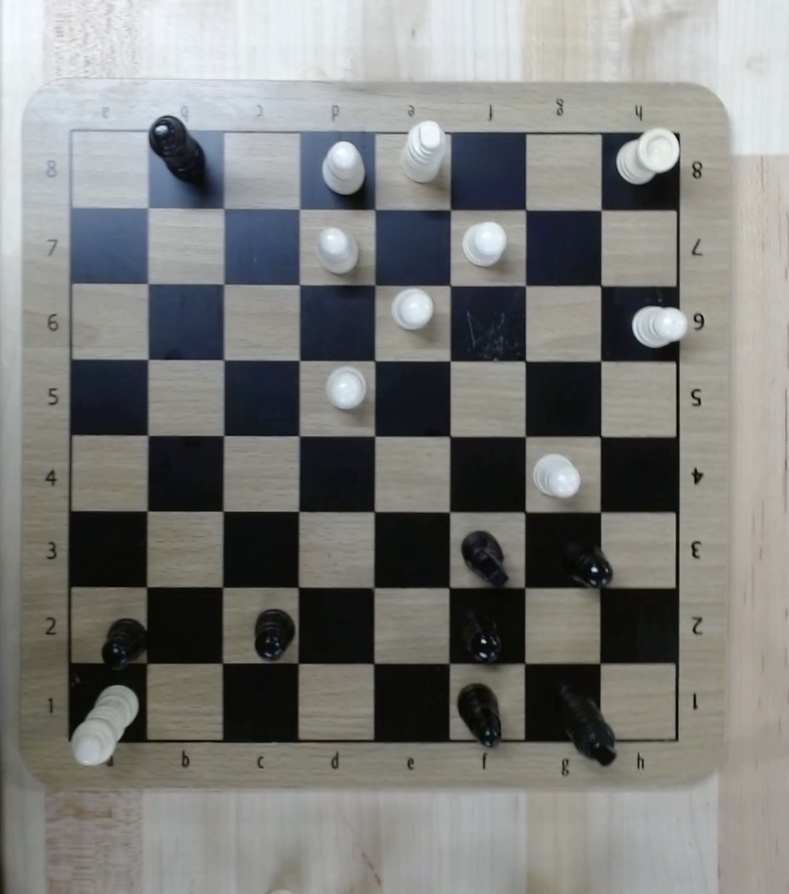
#> input picture legacy/ComputerVision/test_data/5.jpg, 789 x 894 px, shrunk from 1296 x 1468 before the run, found by its file name
$ python find_board.py
#> lines starting #> are read from the running program, lines starting #| are printed output that depends on the picture; after the words box and inside, x2 and y2 are one past the last pixel; in counts of white or black regions, pixels touching at a corner belong together
#> in main, img is the input picture: shape (894, 789, 3); mean B, G, R 122.4, 124.8, 124.1
import cv2
import sys
import numpy as np


def flood_fill(mask):
    # Define a seed point for the flood fill algorithm
    h, w = mask.shape[:2]
    seed_point = (10, 10)

    # Define the fill value and tolerance for the flood fill algorithm
    fill_value = 255
    tolerance = 15

    # Perform the flood fill algorithm
    mask = cv2.floodFill(mask, None, seed_point, fill_value, loDiff=tolerance, upDiff=tolerance)[1]


def blur_color_range(img):
    # Convert the image from RGB to HSV color space
    hsv = cv2.cvtColor(img, cv2.COLOR_BGR2HSV)
#> hsv: shape (894, 789, 3); mean H, S, V 54.4, 32, 128.7

    # Define the range of brown color in the HSV color space
    lower_brown = np.array([0, 0, 0])
    upper_brown = np.array([100, 200, 200])

    # Threshold the HSV image to get only brown colors
    mask = cv2.inRange(hsv, lower_brown, upper_brown)
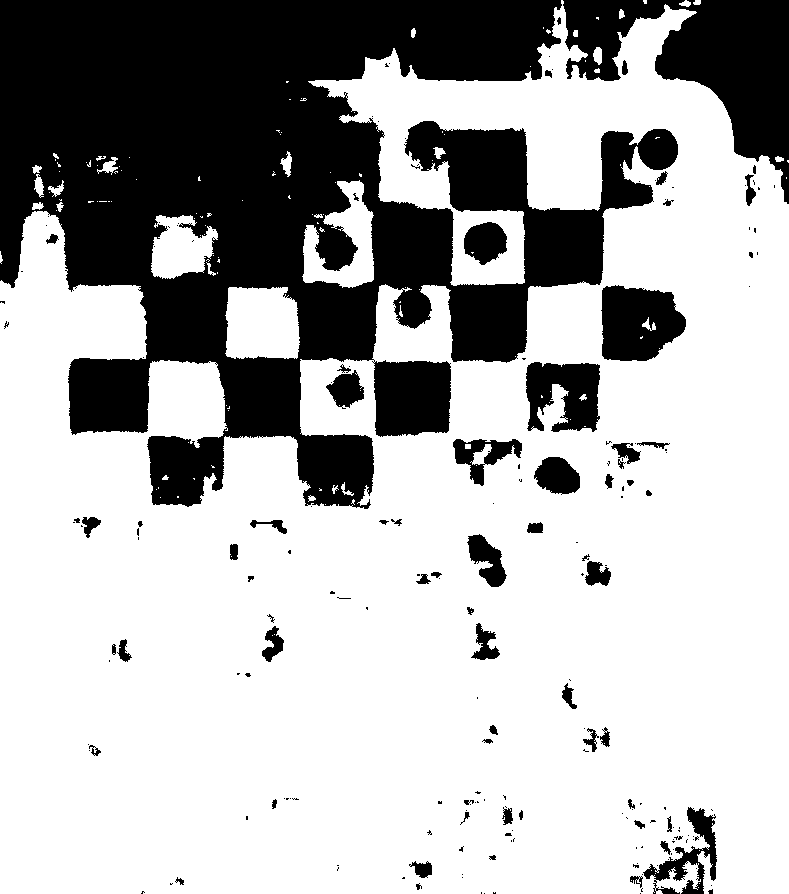
#> mask: shape (894, 789); 68.8% white; 200 black regions (134 under 20 px), largest, box (x1, y1, x2, y2) and area: (0, 0, 678, 509) 177651, (563, 0, 789, 204) 19456, (601, 285, 686, 361) 5011

    # Apply median blur only to the brown pixels
    blurred = cv2.medianBlur(mask, 3, img)
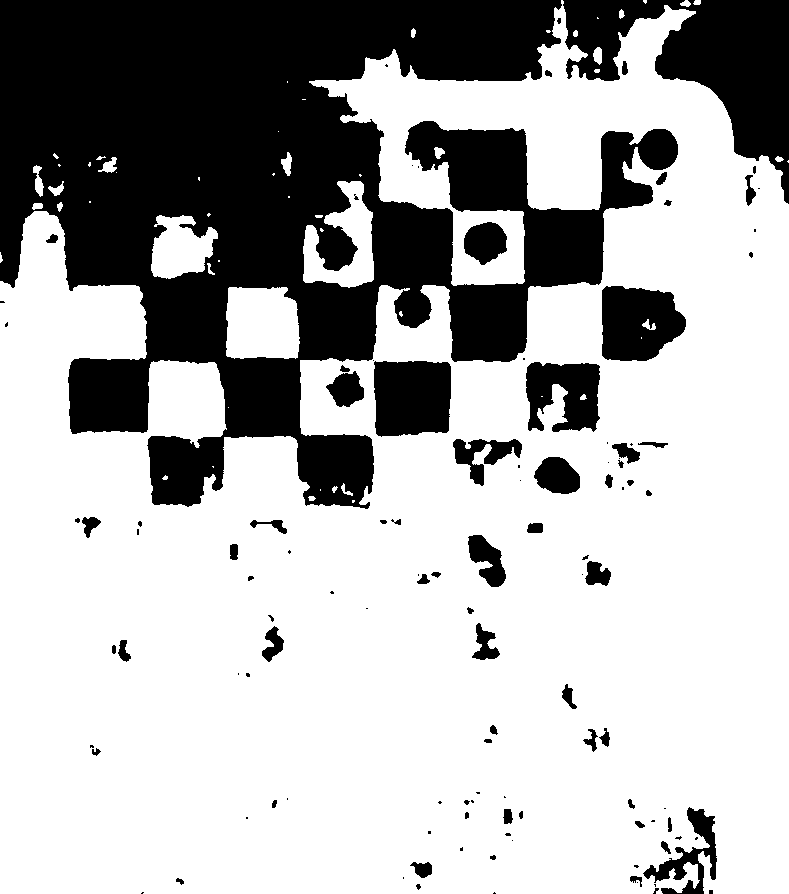
#> blurred: shape (894, 789); 68.9% white; 114 black regions (54 under 20 px), largest, box (x1, y1, x2, y2) and area: (0, 0, 678, 509) 172494, (563, 0, 789, 204) 19480, (374, 361, 451, 437) 5427

    return blurred


def proc_frame(img):
    img = cv2.GaussianBlur(img, (5, 5), 0)
    # blurred = cv2.medianBlur(img, 81)
    blurred = blur_color_range(img)
    # flood_fill(blurred)

    gray = np.float32(blurred)
    dst = cv2.cornerHarris(gray,2,3,0.04)
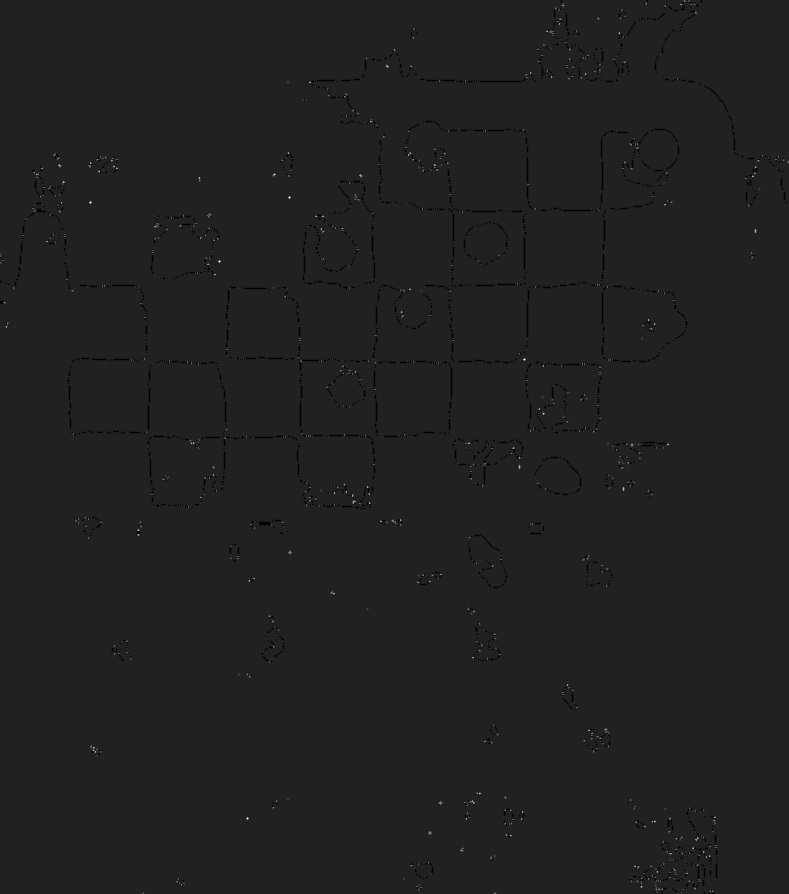
#> dst: shape (894, 789) float32; min -169130016, max 1.12e+09, mean -929542.7; drawn with min black and max white
    dst = cv2.dilate(dst,None)
    img[dst>0.01*dst.max()]=[0,0,255]
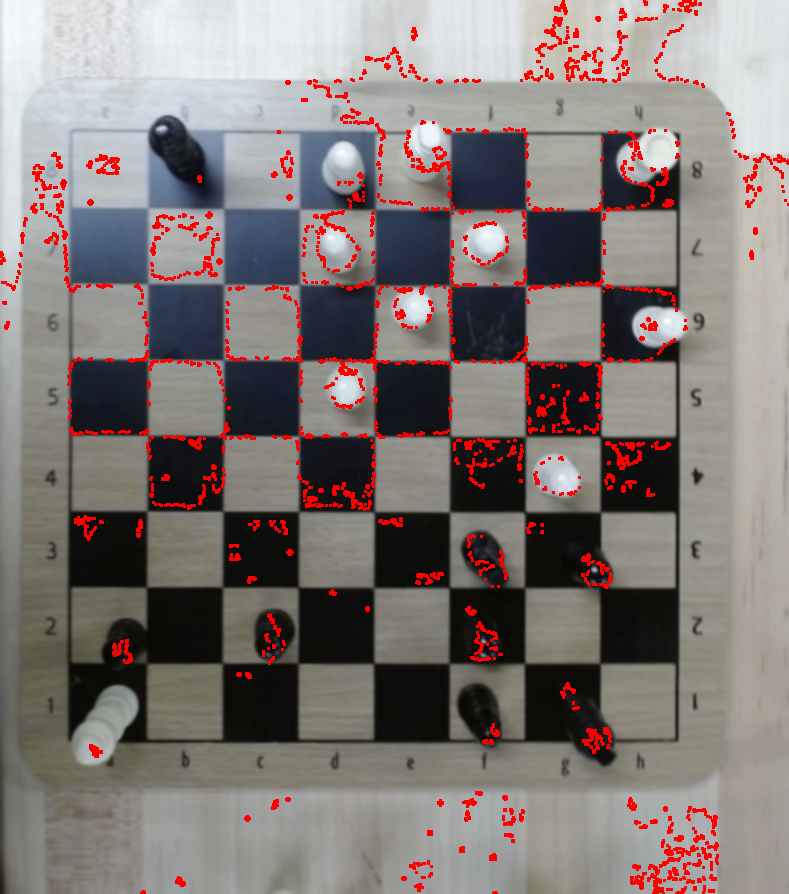
#> img: shape (894, 789, 3); mean of channels 0, 1, 2 117.8, 120.2, 129.7; drawn as B, G, R

    # return blurred
    cv2.imshow('Original Image', img)
    cv2.imshow('Blurred Image', blurred)
    cv2.waitKey(0)
    cv2.destroyAllWindows()

def main():
    img = cv2.imread('test_data/5.jpg',cv2.IMREAD_COLOR)

    # [4 lines of commented-out code are left out]

    proc_frame(img)


if __name__ == '__main__':
    main()
